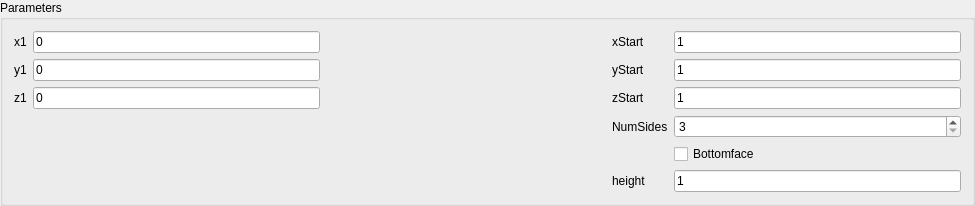
<?xml version="1.0" encoding="UTF-8"?>
<ui version="4.0">
 <class>RegPolyhedronWidget</class>
 <widget class="QWidget" name="RegPolyhedronWidget">
  <property name="geometry">
   <rect>
    <x>0</x>
    <y>0</y>
    <width>975</width>
    <height>178</height>
   </rect>
  </property>
  <property name="windowTitle">
   <string>RegPolyhedronWidget</string>
  </property>
  <layout class="QVBoxLayout" name="verticalLayout">
   <property name="spacing">
    <number>0</number>
   </property>
   <property name="leftMargin">
    <number>0</number>
   </property>
   <property name="topMargin">
    <number>0</number>
   </property>
   <property name="rightMargin">
    <number>0</number>
   </property>
   <property name="bottomMargin">
    <number>0</number>
   </property>
   <item>
    <widget class="QGroupBox" name="groupBox">
     <property name="title">
      <string>Parameters</string>
     </property>
     <layout class="QGridLayout" name="gridLayout">
      <item row="3" column="3">
       <widget class="QLabel" name="label">
        <property name="text">
         <string>NumSides</string>
        </property>
       </widget>
      </item>
      <item row="2" column="3">
       <widget class="QLabel" name="label_5">
        <property name="text">
         <string>zStart</string>
        </property>
       </widget>
      </item>
      <item row="1" column="3">
       <widget class="QLabel" name="label_7">
        <property name="text">
         <string>yStart</string>
        </property>
       </widget>
      </item>
      <item row="2" column="0">
       <widget class="QLabel" name="label_4">
        <property name="text">
         <string>z1</string>
        </property>
       </widget>
      </item>
      <item row="0" column="1">
       <widget class="QLineEdit" name="lineEdit_x1">
        <property name="text">
         <string>0</string>
        </property>
       </widget>
      </item>
      <item row="0" column="2">
       <spacer name="horizontalSpacer_2">
        <property name="orientation">
         <enum>Qt::Horizontal</enum>
        </property>
        <property name="sizeHint" stdset="0">
         <size>
          <width>40</width>
          <height>20</height>
         </size>
        </property>
       </spacer>
      </item>
      <item row="1" column="4">
       <widget class="QLineEdit" name="lineEdit_y2">
        <property name="text">
         <string>1</string>
        </property>
       </widget>
      </item>
      <item row="2" column="1">
       <widget class="QLineEdit" name="lineEdit_z1">
        <property name="text">
         <string>0</string>
        </property>
       </widget>
      </item>
      <item row="0" column="0">
       <widget class="QLabel" name="label_2">
        <property name="text">
         <string>x1</string>
        </property>
       </widget>
      </item>
      <item row="2" column="4">
       <widget class="QLineEdit" name="lineEdit_z2">
        <property name="text">
         <string>1</string>
        </property>
       </widget>
      </item>
      <item row="0" column="3">
       <widget class="QLabel" name="label_6">
        <property name="text">
         <string>xStart</string>
        </property>
       </widget>
      </item>
      <item row="5" column="3">
       <widget class="QLabel" name="label_8">
        <property name="text">
         <string>height</string>
        </property>
       </widget>
      </item>
      <item row="5" column="4">
       <widget class="QLineEdit" name="lineEdit_height">
        <property name="text">
         <string>1</string>
        </property>
       </widget>
      </item>
      <item row="1" column="1">
       <widget class="QLineEdit" name="lineEdit_y1">
        <property name="text">
         <string>0</string>
        </property>
       </widget>
      </item>
      <item row="0" column="4">
       <widget class="QLineEdit" name="lineEdit_x2">
        <property name="text">
         <string>1</string>
        </property>
       </widget>
      </item>
      <item row="1" column="0">
       <widget class="QLabel" name="label_3">
        <property name="text">
         <string>y1</string>
        </property>
       </widget>
      </item>
      <item row="3" column="4">
       <widget class="QSpinBox" name="spinBox">
        <property name="minimum">
         <number>3</number>
        </property>
       </widget>
      </item>
      <item row="4" column="4">
       <widget class="QCheckBox" name="checkBox_bottomface">
        <property name="text">
         <string>Bottomface</string>
        </property>
       </widget>
      </item>
     </layout>
    </widget>
   </item>
  </layout>
 </widget>
 <layoutdefault spacing="6" margin="11"/>
 <resources/>
 <connections/>
</ui>
